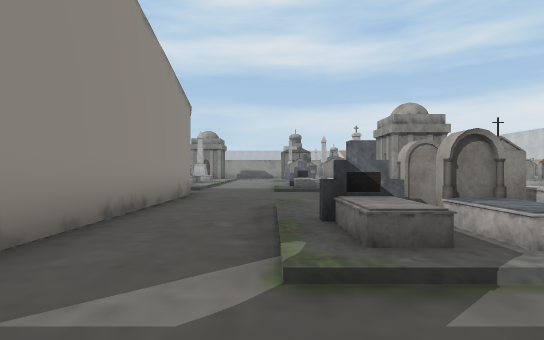
[1] (above)

24 first-person views from a walk through a scene from a Unity 3-D project. The camera is 1.3 m above the floor, looks level and sees 80° across. The floor is counted in squares, 2 m on a side. Each view is taken from the middle of a square. On the plan, view 1 faces up. The plan holds only what a view shows up to about 10 squares ahead; the rest is blank. The place goes on beyond the plan. The player is left out. Some animated figures are left out. Some surface patterns are stand-ins.

[2]
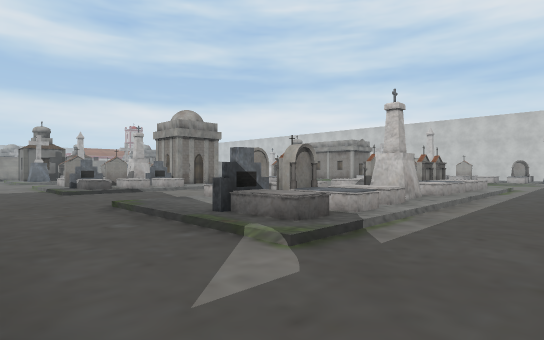

[3]
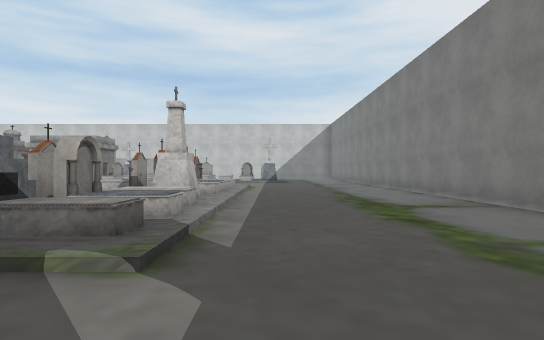

[4]
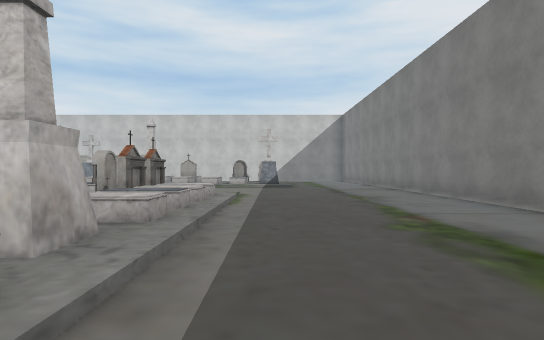

[5]
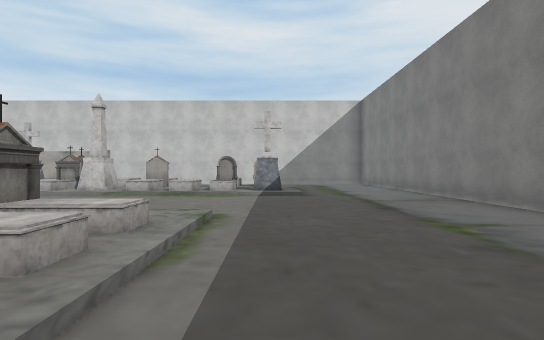

[6]
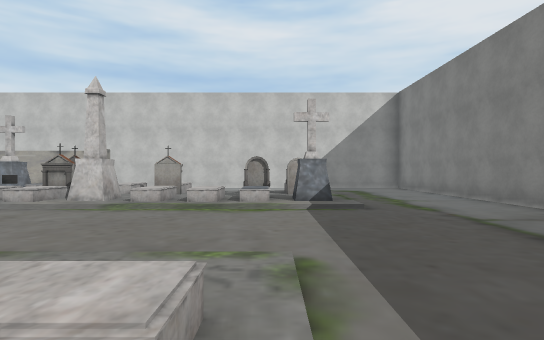

[7]
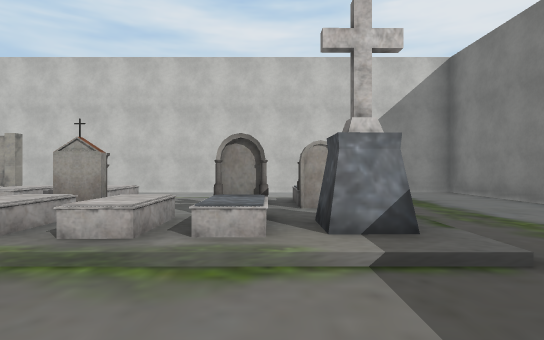

[8]
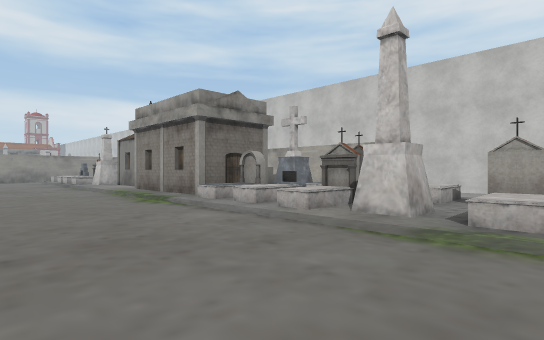

[9]
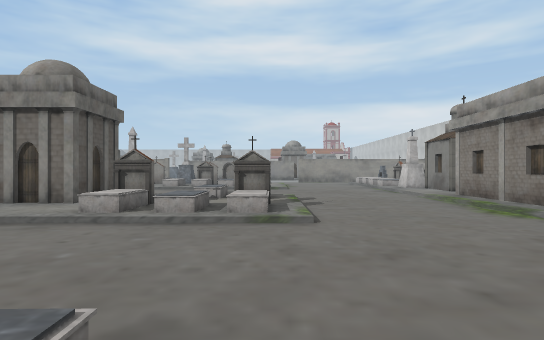

[10]
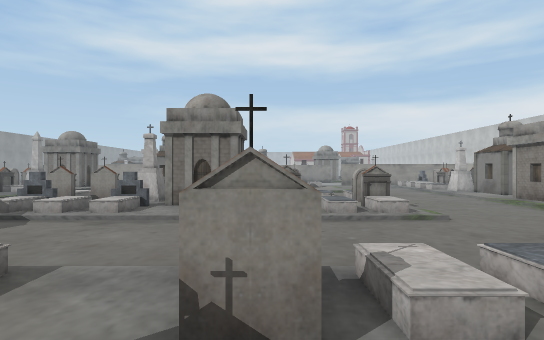

[11]
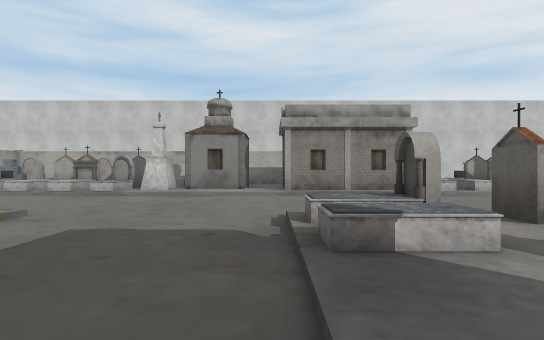

[12]
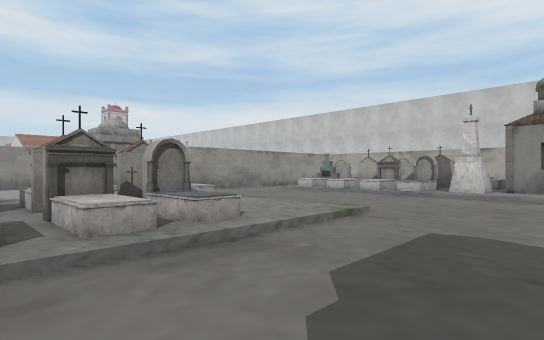

[13]
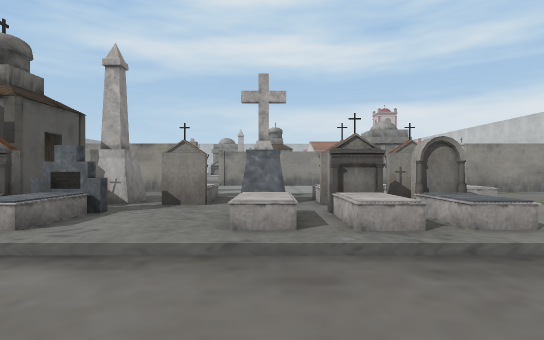

[14]
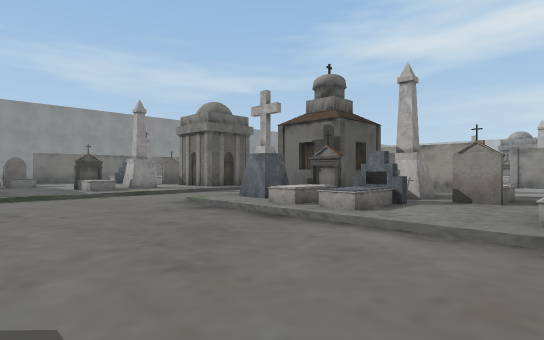

[15]
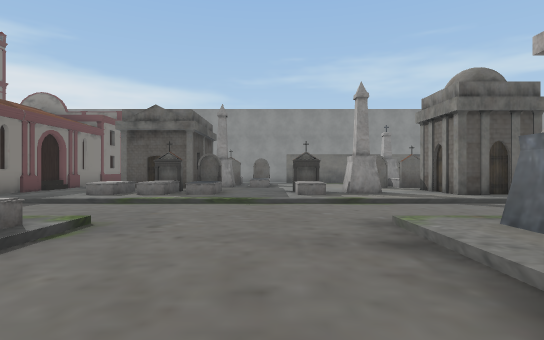

[16]
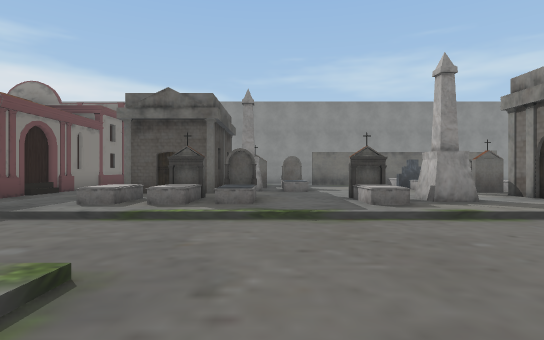

[17]
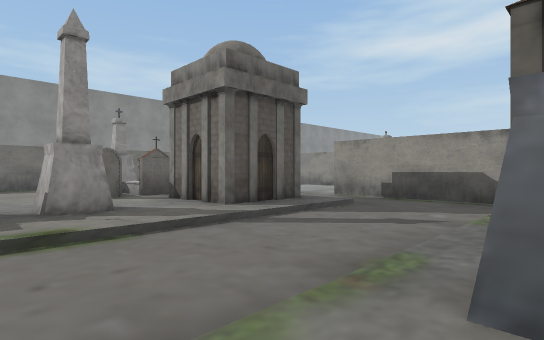

[18]
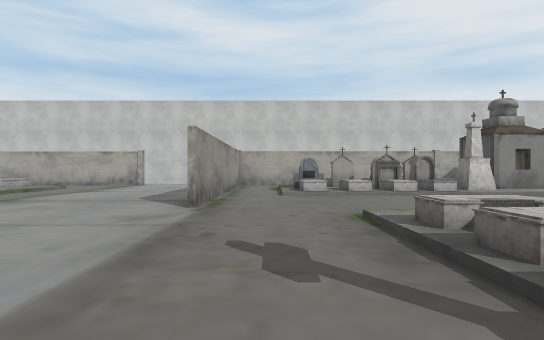

[19]
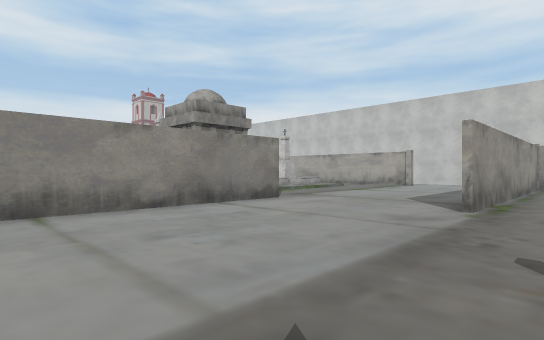

[20]
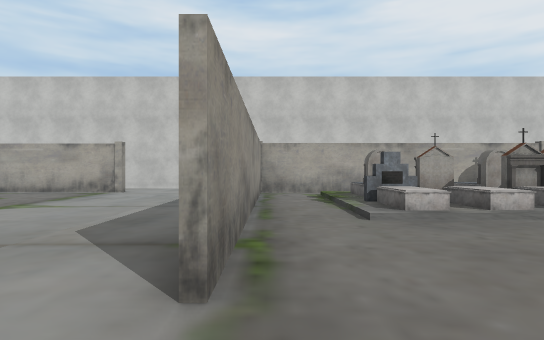

[21]
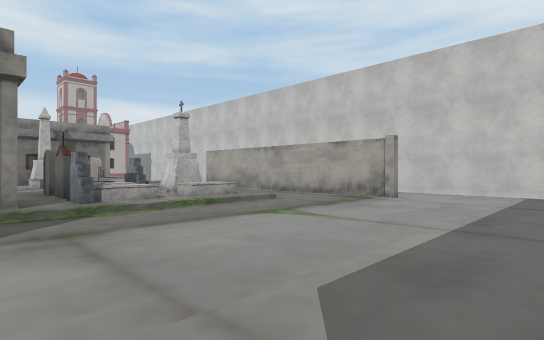

[22]
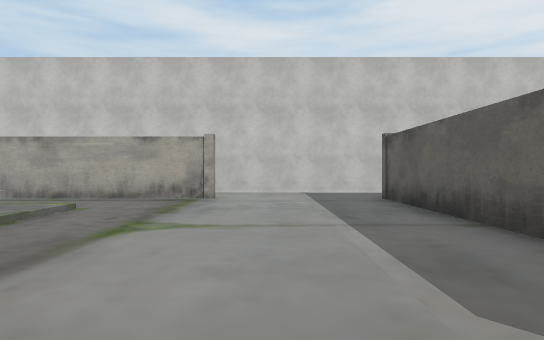

[23]
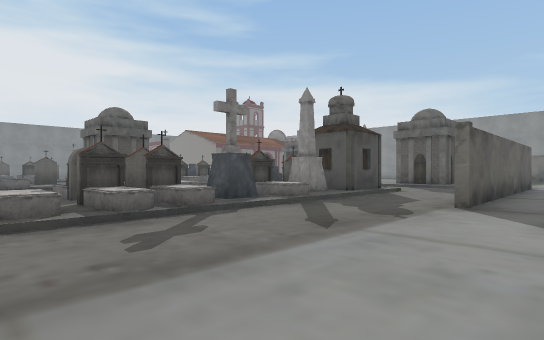

[24]
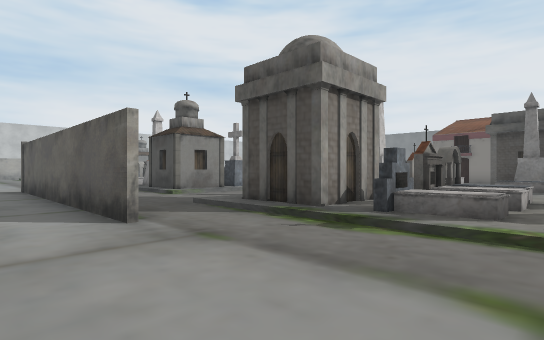

### Floor plan
Key: @ floor where view 1 was taken; # wall or solid block; . main floor; : floor 0.25 m higher than the main floor; + floor 0.75 m higher than the main floor; / step, stairs or slope; O other object.
Columns run from 8 left of view 1 to 22 right of it. Each row starts with its distance up from view 1.
 34                      :OO
 33                      ::OO  #
 32                      :OOO  #
 31                      :O///.#
 30                     .......#
 29                     .......# .#
 28               ######..........#
 27              .................#
 26 ......      ..................#
 25 ..............................#
 24 .....#######........########..#
 23 ...........................#
 22 //O##:................//O//#
 21 //OO#:../##O:OO///:...//O  #
 20 O/O:#O../O# :OOOO::...//O  #
 19  OO:::../OOO/:/OO::...//OO #
 18 ::::O:..////::///::...//OO #
 17 :::O//................/O:/
 16 O:::::................/O#
 15 ::::::................/:O
 14 OO:OO/..///////////.../::
 13   #O//../O O  O:/ /.../O
 12   O://../OO::##:::O.../#
 11    :/:../O O:::O//O.../#
 10    .....////:::O///.../:
  9  .....................//O     #
  8 ######................//O     #
  7      #................//OO    #
  6      #../// ///////.../O:/   .#
  5      #../:OO ::O+O:...///O   .#
  4      #../:        :.../::::  .#
  3      #..//O O/O/OO:...//:::   #
  2       ..///////////...//O//   #
  1       ................/O:O    #
  0       ..@..................
 -1         ....................
 -2          .....................#
 -3           ....................#
 -4            ####################

Positions as (right, up) in squares from view 1, and headings:
1: (0, 0), facing up
2: (-2, 0), facing up-right
3: (-2, 1), facing right
4: (2, 1), facing right
5: (6, 1), facing right
6: (8, 2), facing right
7: (12, 2), facing right
8: (11, 4), facing up-right
9: (10, 5), facing up
10: (7, 3), facing up
11: (6, 14), facing right
12: (6, 15), facing up-right
13: (6, 15), facing up
14: (6, 14), facing up-left
15: (4, 16), facing left
16: (2, 15), facing left
17: (1, 17), facing up-left
18: (6, 23), facing right
19: (6, 23), facing up-right
20: (10, 24), facing right
21: (12, 25), facing up-right
22: (12, 27), facing right
23: (10, 26), facing down-left
24: (-8, 26), facing down-right
